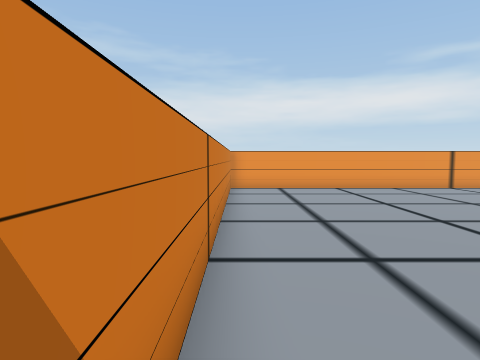
view 1 (above)

24 first-person views from a walk through a 3-D level made in the Unity game engine. The camera is 1.3 m above the floor, tilts 4° down and sees 75° across. The floor is counted in squares, 1 m on a side. Each view is taken from the middle of a square. On the plan, view 1 faces up. The plan holds only what a view shows up to about 14 squares ahead; the rest is blank. The place goes on beyond the plan. The player character is not drawn. Some animated figures are left out. Door leaves are left out, so doorways stand open.

view 2
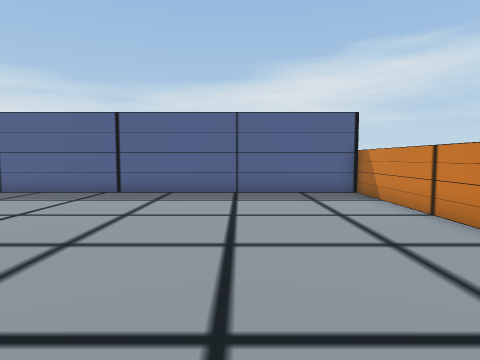

view 3
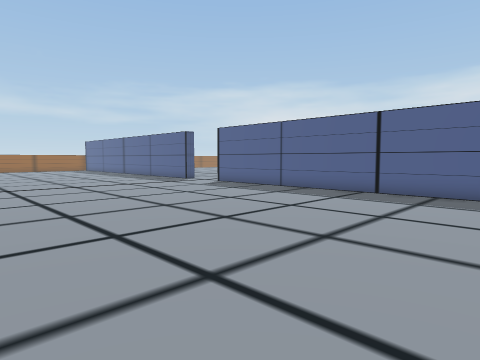

view 4
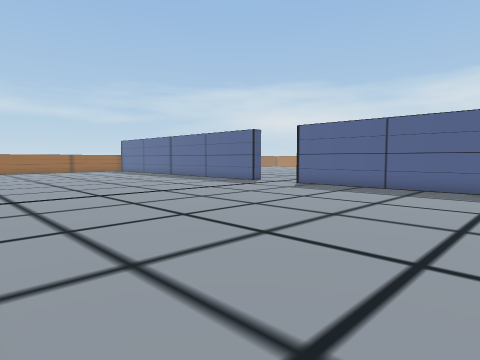

view 5
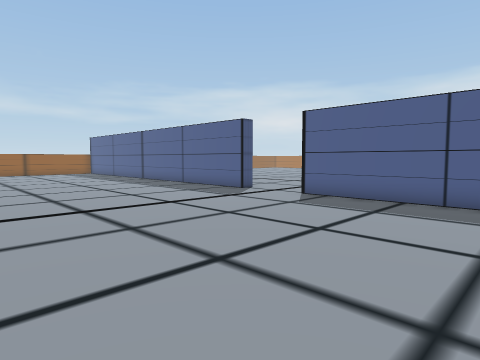

view 6
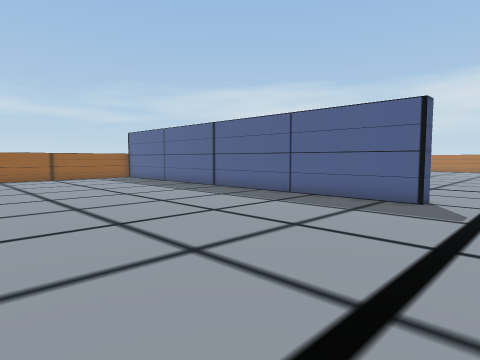

view 7
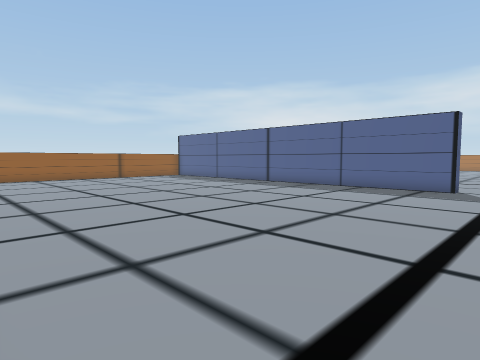

view 8
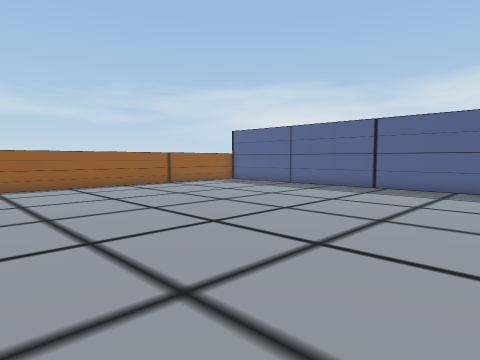

view 9
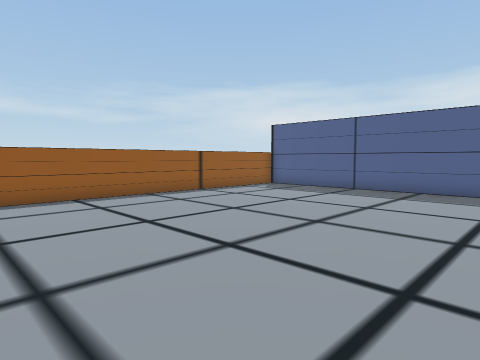

view 10
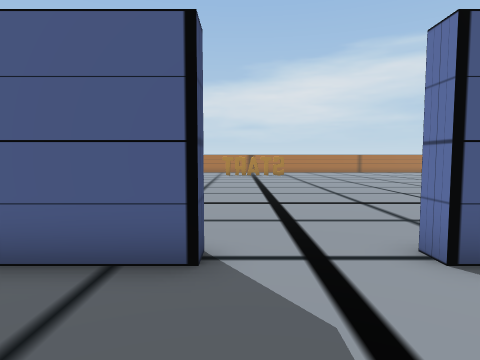

view 11
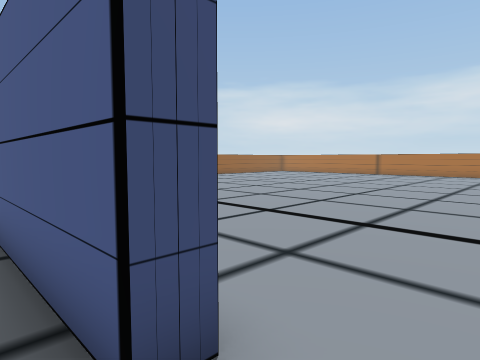

view 12
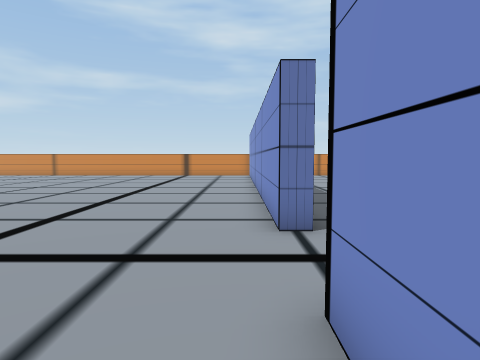

view 13
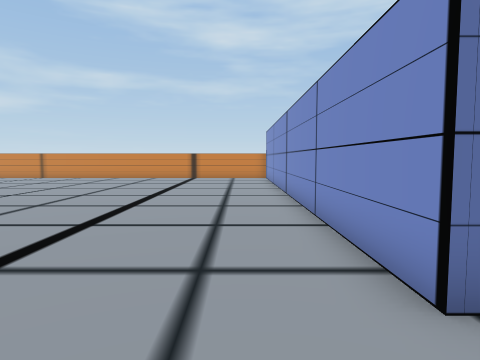

view 14
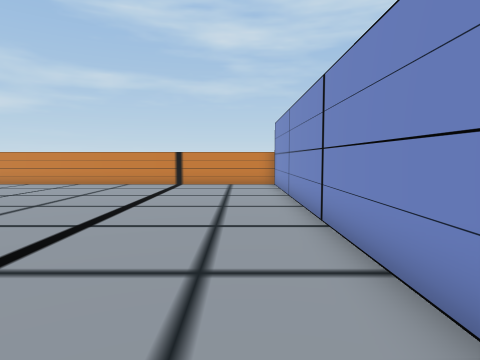

view 15
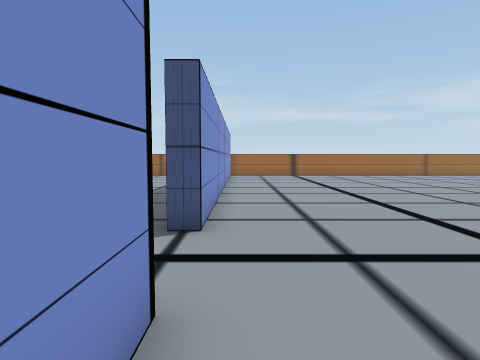

view 16
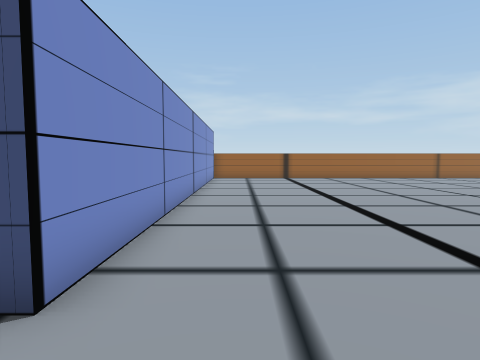

view 17
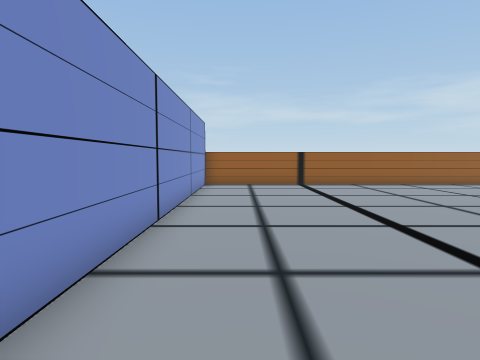

view 18
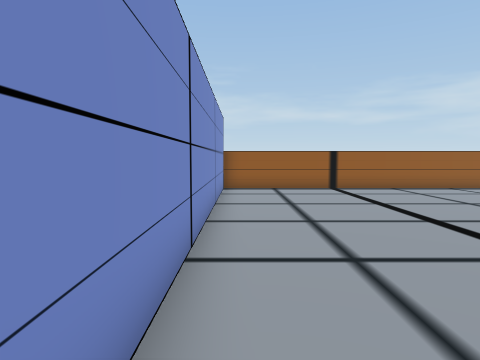

view 19
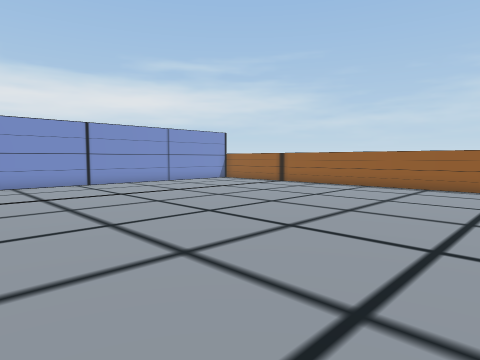

view 20
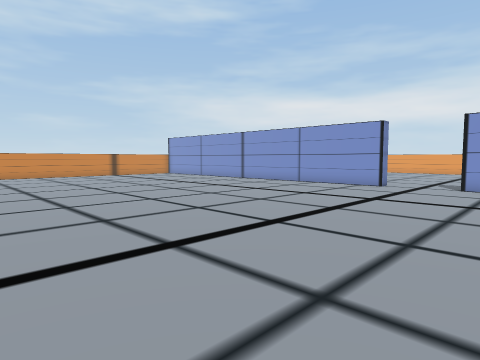

view 21
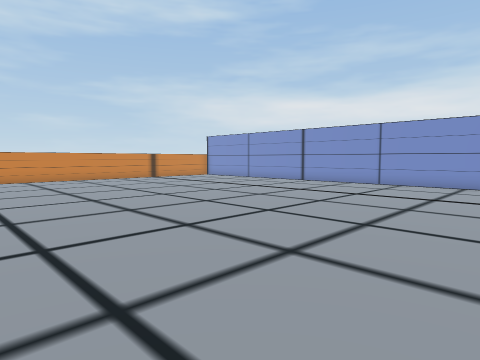

view 22
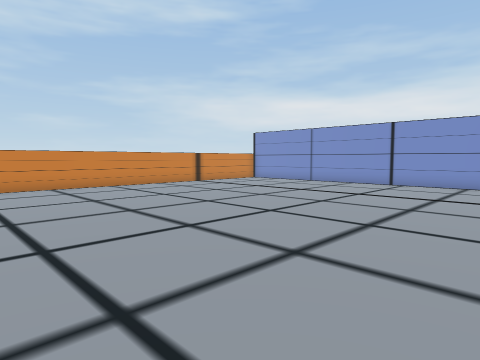

view 23
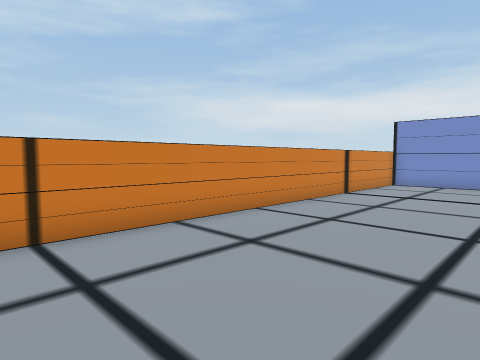

view 24
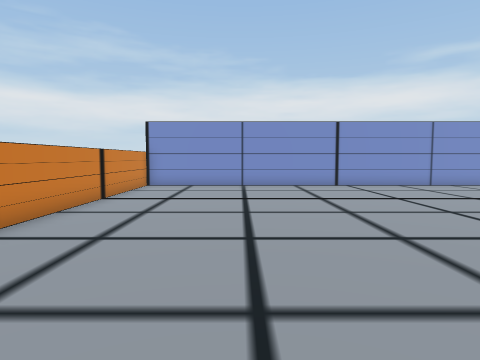

### Floor plan
Points are (right, up) in squares from view 1. A wall is a line through its corners. A room is listed if a view was taken in it or the views show most of it. See-through windows are left out.
Room 1 (views 1, 2, 3, 4, 5, 6, 7, 8, 9, 10, 11)
walls: (20.5, -0.7) (35.1, -0.7); (10.4, 13.4) (-0.4, 13.4); (38.4, 2.5) (38.4, 11.1); (-0.4, 12.9) (-0.4, -0.7) (17.5, -0.7)
ways out: open door at (19, -1) to room 2
Room 2 (views 12, 13, 14, 15, 16, 17, 18, 19, 20, 21, 22, 23, 24)
walls: (17.5, -1.3) (0.8, -1.3); (38.4, -15.1) (38.4, -1.2); (38.1, -1.3) (20.5, -1.3); (-0.4, -2) (-0.4, -16.4)
ways out: open door at (19, -1) to room 1

Where each view was taken, in squares from view 1:
view 1: 0 up, 0 right, facing up
view 2: 11 up, 4 right, facing down
view 3: 11 up, 4 right, facing down-right
view 4: 13 up, 8 right, facing down-right
view 5: 9 up, 11 right, facing down-right
view 6: 9 up, 18 right, facing down-right
view 7: 13 up, 18 right, facing down-right
view 8: 13 up, 24 right, facing down-right
view 9: 12 up, 28 right, facing down-right
view 10: 3 up, 20 right, facing down
view 11: 0 up, 19 right, facing down-right
view 12: 2 down, 23 right, facing left
view 13: 3 down, 20 right, facing left
view 14: 3 down, 15 right, facing left
view 15: 2 down, 15 right, facing right
view 16: 3 down, 18 right, facing right
view 17: 3 down, 23 right, facing right
view 18: 2 down, 25 right, facing right
view 19: 17 down, 24 right, facing up-right
view 20: 16 down, 23 right, facing up-left
view 21: 17 down, 19 right, facing up-left
view 22: 17 down, 14 right, facing up-left
view 23: 17 down, 5 right, facing up-left
view 24: 16 down, 4 right, facing up
